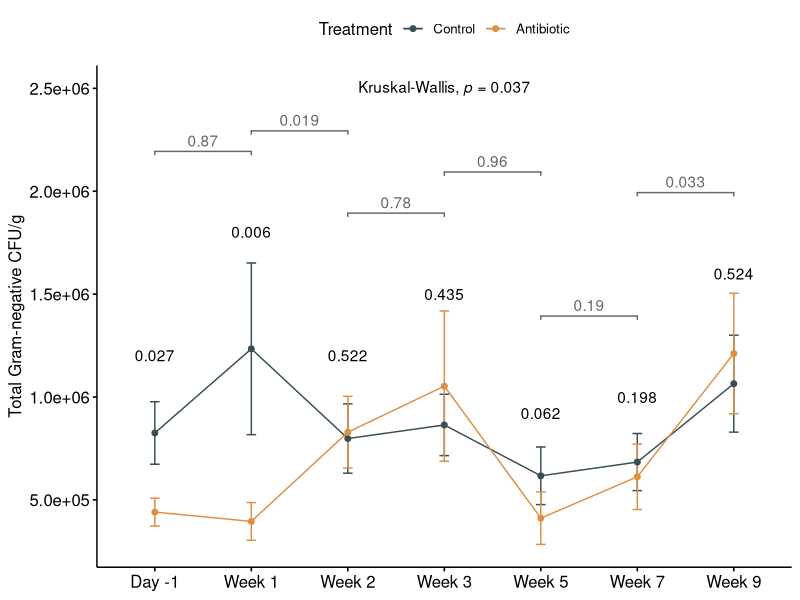
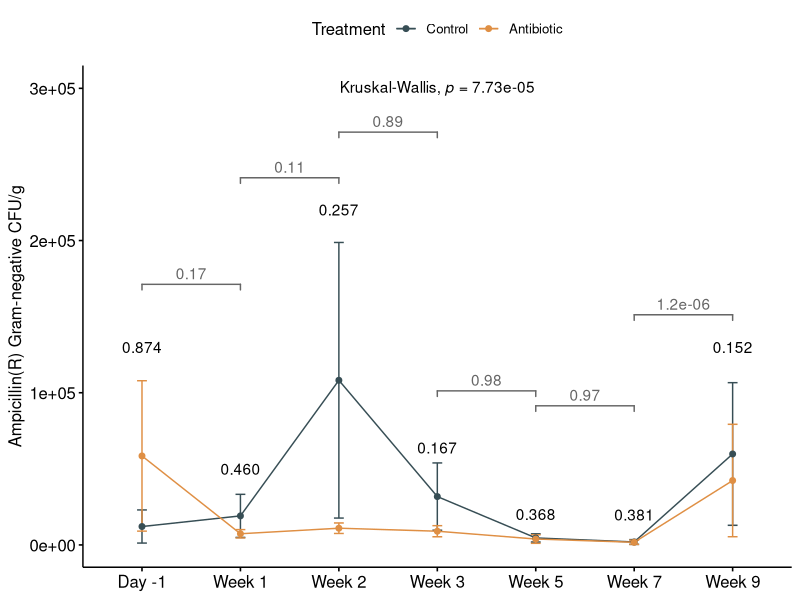
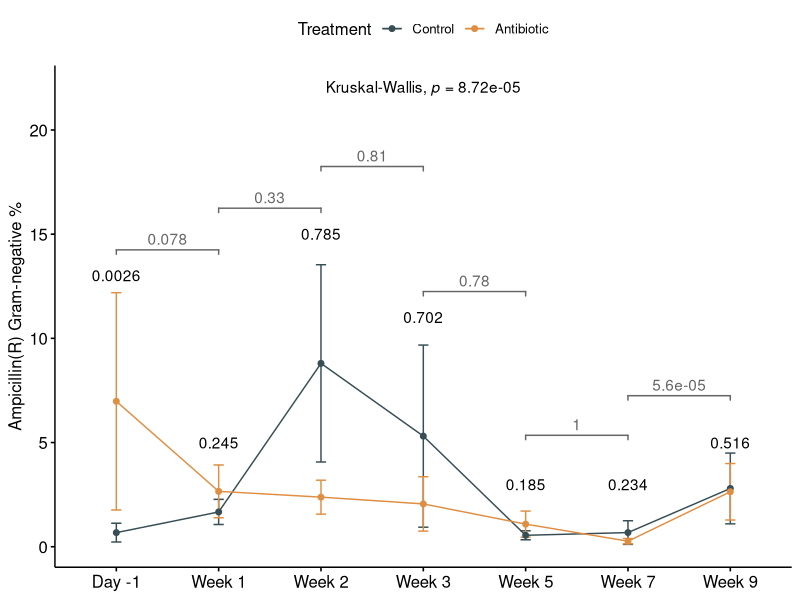
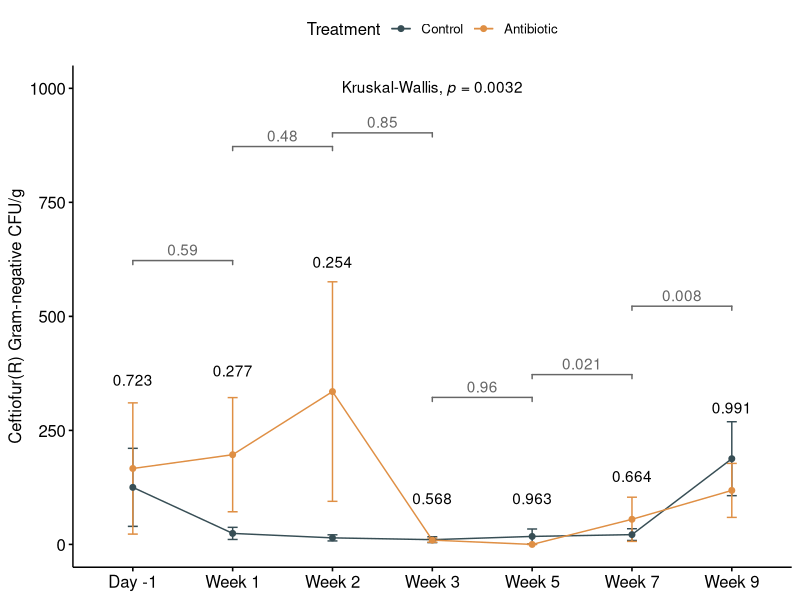
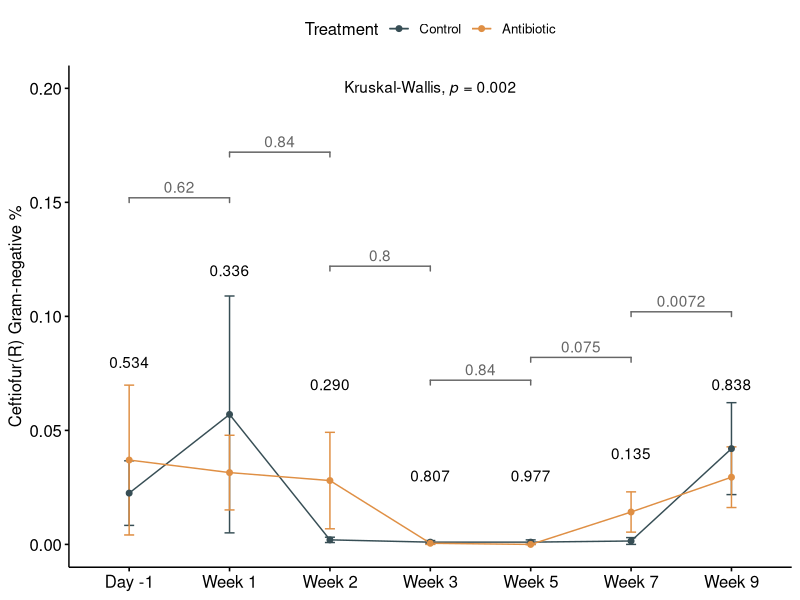
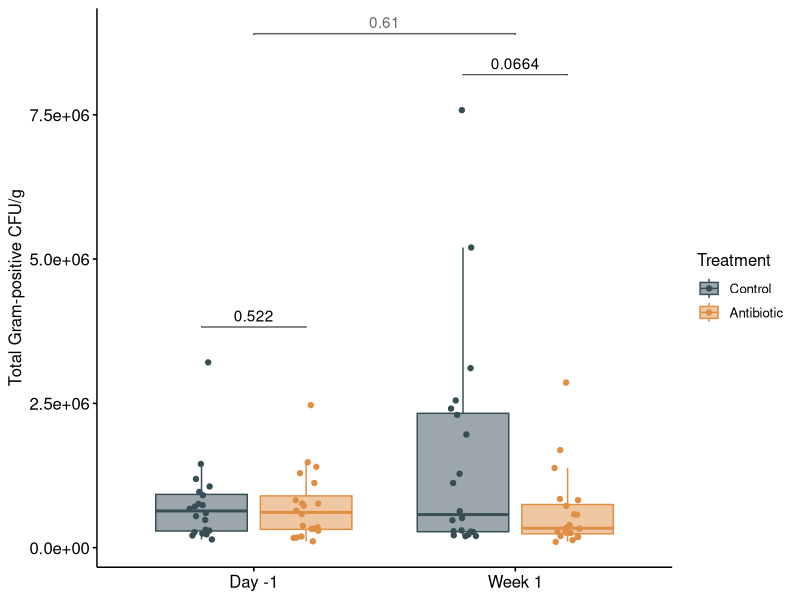
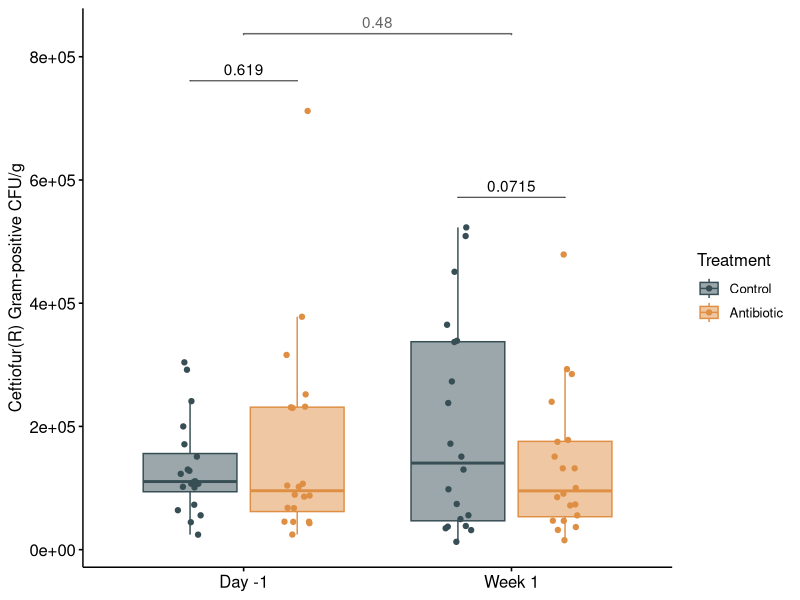
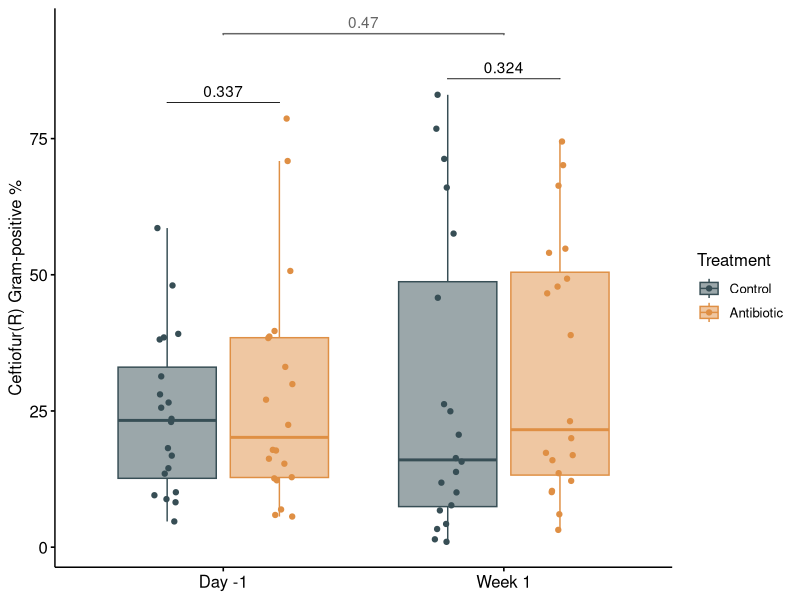

Source code (R) for these figures, in order:
## ---- chunk 1
library(readxl)
library(ggpubr)
library(forcats)
library(ggsci)
## ---- chunk 2
setwd("~/OneDrive - Michigan State University/Manning_lab/Mastitis_project/GitHub/data/")
counts_CFU <- read.csv("metadata_full.csv")
counts_CFU$Treatment <- factor(counts_CFU$Treatment, levels = c("Control", "Antibiotic"))
## ---- chunk 3
library(dplyr)
library(rstatix)
`%notin%` <- Negate(`%in%`)

stat.test <- counts_CFU %>% 
  dplyr::filter(`GN_CFU.g` %notin% NA, study_ID %notin% "MA027", Time_tx %notin% "Week 11") %>%
  filter(Time_tx %in% c("Week 1", "Day -1")) %>% 
  dplyr::group_by(Treatment) %>%
  rstatix::wilcox_test(`GN_CFU.g` ~ Time_tx, alternative = "greater", paired = T) %>%
 rstatix::adjust_pvalue(method = "none") %>%
  rstatix::add_significance("p.adj")
stat.test
## ---- chunk 4
library(dplyr)
library(rstatix)
`%notin%` <- Negate(`%in%`)

stat.test <- counts_CFU %>% 
  dplyr::filter(`GN_CFU.g` %notin% NA, study_ID %notin% "MA027", Time_tx %notin% c("Week 11","Week 7","Week 9")) %>% #Filtering MA027 because it was drawn from the study in week 1. Not including weeks 7 and 9 because one animal was drawn from the study in week 7 (see chunk below) and the analysis could not be paired for those weeks. Not including Week 11 because we only took samples of 4 out of 20 animals in that week.
  dplyr::group_by(Time_tx) %>%
  rstatix::wilcox_test(`GN_CFU.g` ~ Treatment, alternative = "greater", paired = T) %>%
 rstatix::adjust_pvalue(method = "none") %>%
  rstatix::add_significance("p.adj")
stat.test
## ---- chunk 5
library(dplyr)
library(rstatix)
`%notin%` <- Negate(`%in%`)

stat.test <- counts_CFU %>% 
  dplyr::filter(`GN_CFU.g` %notin% NA, study_ID %notin% c("MA027","MA028"), Time_tx %in% c("Week 7","Week 9")) %>% #Filtering MA028 because it was paired with MA029 which was drawn from the study on week 7
  dplyr::group_by(Time_tx) %>%
  rstatix::wilcox_test(`GN_CFU.g` ~ Treatment, alternative = "greater", paired = T) %>%
 rstatix::adjust_pvalue(method = "none") %>%
  rstatix::add_significance("p.adj")
stat.test
## ---- chunk 6
stat.test <- counts_CFU %>% 
  dplyr::filter(`GN_CFU.g` %notin% NA) %>%
  dplyr::filter(Time_tx %notin% "Week 11") %>%
  kruskal_test(`GN_CFU.g` ~ Time_tx) 
stat.test
## ---- chunk 7
library(ggpubr)
total_line <- counts_CFU %>% 
  dplyr::filter(`GN_CFU.g` %notin% NA, study_ID %notin% "MA027", Time_tx %notin% "Week 11") %>%
  ggline(x = "Time_tx", y = "GN_CFU.g", color = "Treatment", add = c("mean_se"),  
         ylab = "Total Gram-negative CFU/g", xlab = "Time to treatment", palette = "jama") + 
  scale_y_continuous(labels = function(x) format(x, scientific = TRUE)) +  
  annotate("text", x = 1, y = 1.2e+06, label = expression("0.027"), colour = "black") +  
  annotate("text", x = 2, y = 1.8e+06, label = expression("0.006"), colour = "black") +  
  annotate("text", x = 3, y = 1.2e+06, label = expression("0.522"), colour = "black") +  
  annotate("text", x = 4, y = 1.5e+06, label = expression("0.435"), colour = "black") +  
  annotate("text", x = 5, y = 0.92e+06, label = expression("0.062"), colour = "black") +  
  annotate("text", x = 6, y = 1e+06, label = expression("0.198"), colour = "black") +  
  annotate("text", x = 7, y = 1.6e+06, label = expression("0.524"), colour = "black") +  
  annotate("text", x = 4, y = 2.5e+06, label = expression(paste("Kruskal-Wallis, ", paste(italic('p'))," = 0.037"))) +
  geom_signif(aes(y = `GN_CFU.g`, x = Time_tx),comparisons = list(c("Day -1","Week 1"),
                                                                 c("Week 1","Week 2"),
                                                                 c("Week 2","Week 3"),
                                                                 c("Week 3","Week 5"),
                                                                 c("Week 5","Week 7"), 
                                                                 c("Week 7","Week 9")), 
              test = "wilcox.test", y_position = c(1.8e+06,1.9e+06,1.5e+06,1.7e+06,1e+06,1.6e+06), color = "gray40", tip_length = 0.002, test.args=list(alternative = "less", var.equal = FALSE, paired=FALSE)) + 
  theme(axis.title.x = element_blank())

total_line
## ---- chunk 8
counts_CFU %>% 
  dplyr::filter(`GN_CFU.g` %notin% NA, study_ID %notin% "MA027", Time_tx %notin% "Week 11") %>%
  group_by(Treatment, Time_tx) %>% 
  summarise(totaGN = mean(`GN_CFU.g`))
## ---- chunk 9
`%notin%` <- Negate(`%in%`)

stat.test <- counts_CFU %>% 
  dplyr::filter(`GN_Amp_per` %notin% NA) %>%
  rstatix::kruskal_test(`GN_Amp_per` ~ Time_tx) %>%
 rstatix::adjust_pvalue(method = "none") %>%
  rstatix::add_significance("p.adj")
stat.test
## ---- chunk 10
stat.test <- counts_CFU %>% 
  dplyr::filter(`GN_Amp_CFU.g` %notin% NA) %>%
  dplyr::filter(`GN_Amp_CFU.g` %notin% NA, study_ID %notin% "MA027", Time_tx %notin% c("Week 11","Week 7","Week 9")) %>% #Filtering MA027 because it was drawn from the study in week 1. Not including weeks 7 and 9 because one animal was drawn from the study in week 7 (see chunk below) and the analysis could not be paired for those weeks. Not including Week 11 because we only took samples of 4 out of 20 animals in that week.
  dplyr::group_by(Time_tx) %>%
  rstatix::wilcox_test(`GN_Amp_CFU.g` ~ Treatment, alternative = "greater", paired = T) %>%
 rstatix::adjust_pvalue(method = "none") %>%
  rstatix::add_significance("p.adj")
stat.test
## ---- chunk 11
stat.test <- counts_CFU %>% 
  dplyr::filter(`GN_Amp_CFU.g` %notin% NA) %>%
  dplyr::filter(`GN_Amp_CFU.g` %notin% NA, study_ID %notin% c("MA027","MA028"), Time_tx %in% c("Week 7","Week 9")) %>% #Filtering MA028 because it was paired with MA029 which was drawn from the study on week 7
  dplyr::group_by(Time_tx) %>%
  rstatix::wilcox_test(`GN_Amp_CFU.g` ~ Treatment, alternative = "greater", paired = T) %>%
 rstatix::adjust_pvalue(method = "none") %>%
  rstatix::add_significance("p.adj")
stat.test
## ---- chunk 12
amp_line <- counts_CFU %>% 
  dplyr::filter(`GN_Amp_CFU.g` %notin% NA) %>%
  dplyr::filter(study_ID %notin% "MA027") %>% 
  dplyr::filter(Time_tx %notin% "Week 11") %>%
  ggline(x = "Time_tx", y = "GN_Amp_CFU.g", color = "Treatment", add = c("mean_se"),  ylab = "Ampicillin(R) Gram-negative CFU/g", xlab = "Time to treatment", palette = "jama") +  
  annotate("text", x = 1, y = 1.3e+05, label = expression("0.874"), colour = "black") +  
  annotate("text", x = 2, y = 5e+04, label = expression("0.460"), colour = "black") +  
  annotate("text", x = 3, y = 2.2e+05, label = expression("0.257"), colour = "black") +  
  annotate("text", x = 4, y = 6.4e+04, label = expression("0.167"), colour = "black") +  
  annotate("text", x = 5, y = 2e+04, label = expression("0.368"), colour = "black") +  
  annotate("text", x = 6, y = 2e+04, label = expression("0.381"), colour = "black") +  
  annotate("text", x = 7, y = 1.3e+05, label = expression("0.152"), colour = "black") +  
  annotate("text", x = 4, y = 3e+05, label = expression(paste("Kruskal-Wallis, ", paste(italic('p'))," = 7.73e-05"))) +  scale_y_continuous(labels = function(x) format(x, scientific = TRUE)) +
  geom_signif(aes(y = `GN_Amp_CFU.g`, x = Time_tx),comparisons = list(c("Day -1","Week 1"),
                                                                 c("Week 1","Week 2"),
                                                                 c("Week 2","Week 3"),
                                                                 c("Week 3","Week 5"),
                                                                 c("Week 5","Week 7"), 
                                                                 c("Week 7","Week 9")), 
              test = "wilcox.test", test.args=list(alternative = "less", var.equal = FALSE, paired=FALSE), color = "gray40", tip_length = 0.002, y_position = c(80000,1.5e+05,1.8e+05,10000,2e+02,60000)) + 
  theme(axis.title.x = element_blank())


amp_line 
## ---- chunk 13
library(dplyr)
library(rstatix)
`%notin%` <- Negate(`%in%`)

stat.test <- counts_CFU %>% 
  dplyr::filter(`GN_Amp_per` %notin% NA) %>%
  dplyr::filter(study_ID %notin% "MA027") %>%
  rstatix::kruskal_test(`GN_Amp_per` ~ Time_tx) %>%
 rstatix::adjust_pvalue(method = "none") %>%
  rstatix::add_significance("p.adj")
stat.test
## ---- chunk 14
stat.test <- counts_CFU %>% 
  dplyr::filter(`GN_Amp_per` %notin% NA, study_ID %notin% "MA027", Time_tx %notin% c("Week 11","Week 7","Week 9")) %>% #Filtering MA027 because it was drawn from the study in week 1. Not including weeks 7 and 9 because one animal was drawn from the study in week 7 (see chunk below) and the analysis could not be paired for those weeks. Not including Week 11 because we only took samples of 4 out of 20 animals in that week.
  dplyr::group_by(Time_tx) %>%
  rstatix::wilcox_test(`GN_Amp_per` ~ Treatment, alternative = "less", paired = T) %>%
 rstatix::adjust_pvalue(method = "none") %>%
  rstatix::add_significance("p.adj")
stat.test
## ---- chunk 15
stat.test <- counts_CFU %>% 
  dplyr::filter(`GN_Amp_per` %notin% NA) %>%
  dplyr::filter(`GN_Amp_per` %notin% NA, study_ID %notin% c("MA027","MA028"), Time_tx %in% c("Week 7","Week 9")) %>% #Filtering MA028 because it was paired with MA029 which was drawn from the study on week 7
  dplyr::group_by(Time_tx) %>%
  rstatix::wilcox_test(`GN_Amp_per` ~ Treatment, alternative = "less", paired = T) %>%
 rstatix::adjust_pvalue(method = "none") %>%
  rstatix::add_significance("p.adj")
stat.test
## ---- chunk 16
amp_line_per <- counts_CFU %>% 
  dplyr::filter(`GN_Amp_per` %notin% NA) %>%
  dplyr::filter(study_ID %notin% "MA027") %>% 
  dplyr::filter(Time_tx %notin% "Week 11") %>%
  ggline(x = "Time_tx", y = "GN_Amp_per", color = "Treatment", add = c("mean_se"),  ylab = "Ampicillin(R) Gram-negative %", xlab = "Time to treatment", palette = "jama") +  
  annotate("text", x = 1, y = 13, label = expression("0.0026"), colour = "black") +  
  annotate("text", x = 2, y = 5, label = expression("0.245"), colour = "black") +  
  annotate("text", x = 3, y = 15, label = expression("0.785"), colour = "black") +  
  annotate("text", x = 4, y = 11, label = expression("0.702"), colour = "black") +  
  annotate("text", x = 5, y = 3, label = expression("0.185"), colour = "black") +  
  annotate("text", x = 6, y = 3, label = expression("0.234"), colour = "black") +  
  annotate("text", x = 7, y = 5, label = expression("0.516"), colour = "black") +  
  annotate("text", x = 4, y = 22, label = expression(paste("Kruskal-Wallis, ", paste(italic('p'))," = 8.72e-05"))) +
  geom_signif(aes(y = `GN_Amp_per`, x = Time_tx),comparisons = list(c("Day -1","Week 1"),
                                                                 c("Week 1","Week 2"),
                                                                 c("Week 2","Week 3"),
                                                                 c("Week 3","Week 5"),
                                                                 c("Week 5","Week 7"), 
                                                                 c("Week 7","Week 9")), 
              test = "wilcox.test", test.args=list(alternative  = "less", var.equal = FALSE, paired=FALSE), color = "gray40", tip_length = 0.002, y_position = c(9,11,13,7,.1,2)) + 
  theme(axis.title.x = element_blank())


amp_line_per
## ---- chunk 17
`%notin%` <- Negate(`%in%`)

stat.test <- counts_CFU %>% 
  dplyr::filter(`GN_Cef_per` %notin% NA) %>%
  rstatix::kruskal_test(`GN_Cef_per` ~ Time_tx) %>%
 rstatix::adjust_pvalue(method = "none") %>%
  rstatix::add_significance("p.adj")
stat.test
## ---- chunk 18
counts_CFU %>% 
  dplyr::filter(`GN_Cef_CFU.g` %notin% NA, study_ID %notin% "MA027") %>%
  group_by(Time_tx, Treatment) %>% 
  summarise(`Ceftiofur_CFU/g` = mean(`GN_Cef_CFU.g`))
## ---- chunk 19
stat.test <- counts_CFU %>% 
  dplyr::filter(`GN_Cef_CFU.g` %notin% NA, study_ID %notin% "MA027", Time_tx %notin% c("Week 11","Week 7","Week 9")) %>% #Filtering MA027 because it was drawn from the study in week 1. Not including weeks 7 and 9 because one animal was drawn from the study in week 7 (see chunk below) and the analysis could not be paired for those weeks. Not including Week 11 because we only took samples of 4 out of 20 animals in that week.
  dplyr::group_by(Time_tx) %>%
  rstatix::wilcox_test(`GN_Cef_CFU.g` ~ Treatment, alternative = "less", paired = T) %>%
 rstatix::adjust_pvalue(method = "none") %>%
  rstatix::add_significance("p.adj")
stat.test
## ---- chunk 20
stat.test <- counts_CFU %>% 
  dplyr::filter(`GN_Cef_CFU.g` %notin% NA) %>%
  dplyr::filter(`GN_Cef_CFU.g` %notin% NA, study_ID %notin% c("MA027","MA028"), Time_tx %in% c("Week 7","Week 9")) %>% #Filtering MA028 because it was paired with MA029 which was drawn from the study on week 7
  dplyr::group_by(Time_tx) %>%
  rstatix::wilcox_test(`GN_Cef_CFU.g` ~ Treatment, alternative = "less", paired = T) %>%
 rstatix::adjust_pvalue(method = "none") %>%
  rstatix::add_significance("p.adj")
stat.test
## ---- chunk 21
cef_line <- counts_CFU %>% 
  dplyr::filter(`GN_Cef_CFU.g` %notin% NA) %>%
  dplyr::filter(study_ID %notin% "MA027") %>% 
  dplyr::filter(Time_tx %notin% "Week 11") %>%
  ggline(x = "Time_tx", y = "GN_Cef_CFU.g", color = "Treatment", add = c("mean_se"),  ylab = "Ceftiofur(R) Gram-negative CFU/g", xlab = "Time to treatment", palette = "jama") +  
  annotate("text", x = 1, y = 360, label = expression("0.723"), colour = "black") +  
  annotate("text", x = 2, y = 380, label = expression("0.277"), colour = "black") +  
  annotate("text", x = 3, y = 620, label = expression("0.254"), colour = "black") +  
  annotate("text", x = 4, y = 100, label = expression("0.568"), colour = "black") +  
  annotate("text", x = 5, y = 100, label = expression("0.963"), colour = "black") +  
  annotate("text", x = 6, y = 150, label = expression("0.664"), colour = "black") +  
  annotate("text", x = 7, y = 300, label = expression("0.991"), colour = "black") +  
  annotate("text", x = 4, y = 1000, label = expression(paste("Kruskal-Wallis, ", paste(italic('p'))," = 0.0032"))) +
  geom_signif(aes(y = `GN_Cef_CFU.g`, x = Time_tx),comparisons = list(c("Day -1","Week 1"),
                                                                 c("Week 1","Week 2"),
                                                                 c("Week 2","Week 3"),
                                                                 c("Week 3","Week 5"),
                                                                 c("Week 5","Week 7"), 
                                                                 c("Week 7","Week 9")), 
              test = "wilcox.test", test.args=list(alternative = "less", var.equal = FALSE, paired=FALSE), color = "gray40", tip_length = 0.002, y_position = c(400,650,680,100,150,300)) + 
  theme(axis.title.x = element_blank())


cef_line 
## ---- chunk 22
library(dplyr)
library(rstatix)
`%notin%` <- Negate(`%in%`)

stat.test <- counts_CFU %>% 
  dplyr::filter(`GN_Cef_per` %notin% NA) %>%
  rstatix::kruskal_test(`GN_Cef_per` ~ Time_tx) %>%
 rstatix::adjust_pvalue(method = "none") %>%
  rstatix::add_significance("p.adj")
stat.test
## ---- chunk 23
stat.test <- counts_CFU %>% 
  dplyr::filter(`GN_Cef_per` %notin% NA, study_ID %notin% "MA027", Time_tx %notin% c("Week 11","Week 7","Week 9")) %>% #Filtering MA027 because it was drawn from the study in week 1. Not including weeks 7 and 9 because one animal was drawn from the study in week 7 (see chunk below) and the analysis could not be paired for those weeks. Not including Week 11 because we only took samples of 4 out of 20 animals in that week.
  dplyr::group_by(Time_tx) %>%
  rstatix::wilcox_test(`GN_Cef_per` ~ Treatment, alternative = "less", paired = T) %>%
 rstatix::adjust_pvalue(method = "none") %>%
  rstatix::add_significance("p.adj")
stat.test
## ---- chunk 24
stat.test <- counts_CFU %>% 
  dplyr::filter(`GN_Cef_per` %notin% NA) %>%
  dplyr::filter(`GN_Cef_per` %notin% NA, study_ID %notin% c("MA027","MA028"), Time_tx %in% c("Week 7","Week 9")) %>% #Filtering MA028 because it was paired with MA029 which was drawn from the study on week 7
  dplyr::group_by(Time_tx) %>%
  rstatix::wilcox_test(`GN_Cef_per` ~ Treatment, alternative = "less", paired = T) %>%
 rstatix::adjust_pvalue(method = "none") %>%
  rstatix::add_significance("p.adj")
stat.test
## ---- chunk 25
cef_line_per <- counts_CFU %>% 
  dplyr::filter(`GN_Cef_per` %notin% NA) %>%
  dplyr::filter(study_ID %notin% "MA027") %>% 
  dplyr::filter(Time_tx %notin% "Week 11") %>%
  ggline(x = "Time_tx", y = "GN_Cef_per", color = "Treatment", add = c("mean_se"),  ylab = "Ceftiofur(R) Gram-negative %", xlab = "Time to treatment", palette = "jama") +  
  annotate("text", x = 1, y = .08, label = expression("0.534"), colour = "black") +  
  annotate("text", x = 2, y = .12, label = expression("0.336"), colour = "black") +  
  annotate("text", x = 3, y = .07, label = expression("0.290"), colour = "black") +  
  annotate("text", x = 4, y = .03, label = expression("0.807"), colour = "black") +  
  annotate("text", x = 5, y = .03, label = expression("0.977"), colour = "black") +  
  annotate("text", x = 6, y = .04, label = expression("0.135"), colour = "black") +  
  annotate("text", x = 7, y = .07, label = expression("0.838"), colour = "black") +  
  annotate("text", x = 4, y = .20, label = expression(paste("Kruskal-Wallis, ", paste(italic('p'))," = 0.002"))) +
  geom_signif(aes(y = `GN_Cef_per`, x = Time_tx),comparisons = list(c("Day -1","Week 1"),
                                                                 c("Week 1","Week 2"),
                                                                 c("Week 2","Week 3"),
                                                                 c("Week 3","Week 5"),
                                                                 c("Week 5","Week 7"), 
                                                                 c("Week 7","Week 9")), 
              test = "wilcox.test", test.args=list(alternative = "less", var.equal = FALSE, paired=FALSE), color = "gray40", tip_length = 0.002, y_position = c(.10,.12,.07,.02,.03,.05)) + 
  theme(axis.title.x = element_blank())


cef_line_per
## ---- chunk 26
counts_CFU %>% 
  dplyr::filter(`GP_CFU.g` %notin% NA, study_ID %notin% "MA027", Time_tx %notin% "Week 11") %>%
  group_by(Treatment, Time_tx) %>% 
  summarise(totaGN = mean(`GP_CFU.g`))
## ---- chunk 27
library(dplyr)
library(rstatix)
`%notin%` <- Negate(`%in%`)

stat.test <- counts_CFU %>% 
  dplyr::filter(`GP_CFU.g` %notin% NA) %>%
  dplyr::filter(study_ID %notin% "MA027") %>%
  dplyr::group_by(Treatment) %>%
  rstatix::wilcox_test(`GP_CFU.g` ~ Time_tx, alternative = "g", paired = T) %>%
    rstatix::adjust_pvalue(method = "none") %>%
  rstatix::add_significance("p")
stat.test
## ---- chunk 28
library(dplyr)
library(rstatix)
`%notin%` <- Negate(`%in%`)

stat.test <- counts_CFU %>% 
  dplyr::filter(`GP_CFU.g` %notin% NA) %>%
  dplyr::filter(study_ID %notin% "MA027") %>%
  dplyr::filter(Time_tx %in% c("Day -1", "Week 1")) %>%
  dplyr::group_by(Time_tx) %>%
  rstatix::wilcox_test(`GP_CFU.g` ~ Treatment, alternative = "greater", paired = T) %>%
    rstatix::adjust_pvalue(method = "none") %>%
  rstatix::add_significance("p") %>%
  add_xy_position(x = "Time_tx", dodge = 0.8)
stat.test
## ---- chunk 29
library(ggpubr)
library(ggsci)
GPtotal_boxplot = counts_CFU %>% 
  dplyr::filter(`GP_CFU.g` %notin% NA) %>%
  dplyr::filter(study_ID %notin% "MA027") %>%
  ggboxplot(x = "Time_tx", y = "GP_CFU.g", color = "Treatment", palette = "jama", 
            fill = "Treatment", add = c("jitter"), notch = F, outlier.shape = NA) +
  labs(x = "Time to treatment", y = "Total Gram-positive CFU/g") + 
  scale_fill_jama(alpha = 0.5) + 
  theme(legend.position="right") + 
  scale_y_continuous(labels = function(x) format(x, scientific = TRUE)) + 
  stat_pvalue_manual(stat.test,  label = "p", tip.length = 0) +  
  geom_signif(aes(y = `GP_CFU.g`, x = Time_tx),
              comparisons = list(c("Day -1","Week 1")), 
              test = "wilcox.test", test.args=list(alternative = "less", var.equal = FALSE, paired=FALSE), color = "gray40", tip_length = 0.002, y_position = c(8.5e+06)) + 
  theme(axis.title.x = element_blank())

GPtotal_boxplot
## ---- chunk 30
counts_CFU %>% 
  dplyr::filter(`GP_Cef_CFU.g` %notin% NA, study_ID %notin% "MA027", Time_tx %notin% "Week 11") %>%
  group_by(Treatment, Time_tx) %>% 
  summarise(totaGN = mean(`GP_Cef_CFU.g`))
## ---- chunk 31
library(dplyr)
library(rstatix)
`%notin%` <- Negate(`%in%`)

stat.test <- counts_CFU %>% 
  dplyr::filter(`GP_Cef_CFU.g` %notin% NA) %>%
  dplyr::filter(study_ID %notin% "MA027") %>%
  dplyr::group_by(Treatment) %>%
  rstatix::wilcox_test(`GP_Cef_CFU.g` ~ Time_tx, alternative = "g", paired = T) %>%
    rstatix::adjust_pvalue(method = "none") %>%
  rstatix::add_significance("p")
stat.test
## ---- chunk 32
library(dplyr)
library(rstatix)
`%notin%` <- Negate(`%in%`)

stat.test <- counts_CFU %>% 
  dplyr::filter(`GP_Cef_CFU.g` %notin% NA) %>%
  dplyr::filter(study_ID %notin% "MA027") %>%
  dplyr::filter(Time_tx %in% c("Day -1", "Week 1")) %>%
  dplyr::group_by(Time_tx) %>%
  rstatix::wilcox_test(`GP_Cef_CFU.g` ~ Treatment, alternative = "greater", paired = T) %>%
    rstatix::adjust_pvalue(method = "none") %>%
  rstatix::add_significance("p") %>%
  add_xy_position(x = "Time_tx", dodge = 0.8)
stat.test
## ---- chunk 33
library(ggpubr)
library(ggsci)
GPcef_boxplot = counts_CFU %>% 
  dplyr::filter(`GP_Cef_CFU.g` %notin% NA) %>%
  dplyr::filter(study_ID %notin% "MA027") %>%
  ggboxplot(x = "Time_tx", y = "GP_Cef_CFU.g", color = "Treatment", palette = "jama", 
            fill = "Treatment", add = c("jitter"), notch = F, outlier.shape = NA) +
  labs(x = "Time to treatment", y = "Ceftiofur(R) Gram-positive CFU/g") + 
  scale_fill_jama(alpha = 0.5) + theme(legend.position="right") + 
  scale_y_continuous(labels = function(x) format(x, scientific = TRUE)) + 
  theme(axis.title.x = element_blank()) + 
  stat_pvalue_manual(stat.test,  label = "p", tip.length = 0) +  
  geom_signif(aes(y = `GP_Cef_CFU.g`, x = Time_tx),
              comparisons = list(c("Day -1","Week 1")), 
              test = "wilcox.test", test.args=list(alternative = "less", var.equal = FALSE, paired=FALSE), color = "gray40", tip_length = 0.002, y_position = c(8e+05))

GPcef_boxplot
## ---- chunk 34
counts_CFU %>% 
  dplyr::filter(`GP_Cef_per` %notin% NA, study_ID %notin% "MA027", Time_tx %notin% "Week 11") %>%
  group_by(Treatment, Time_tx) %>% 
  summarise(totaGN = mean(`GP_Cef_per`))
## ---- chunk 35
library(dplyr)
library(rstatix)
`%notin%` <- Negate(`%in%`)

stat.test <- counts_CFU %>% 
  dplyr::filter(`GP_Cef_per` %notin% NA) %>%
  dplyr::filter(study_ID %notin% "MA027") %>%
  dplyr::group_by(Treatment) %>%
  rstatix::wilcox_test(`GP_Cef_per` ~ Time_tx, alternative = "g", paired = T) %>%
    rstatix::adjust_pvalue(method = "none") %>%
  rstatix::add_significance("p")
stat.test
## ---- chunk 36
library(dplyr)
library(rstatix)
`%notin%` <- Negate(`%in%`)

stat.test <- counts_CFU %>% 
  dplyr::filter(`GP_Cef_per` %notin% NA) %>%
  dplyr::filter(study_ID %notin% "MA027") %>%
  dplyr::filter(Time_tx %in% c("Day -1", "Week 1")) %>%
  dplyr::group_by(Time_tx) %>%
  rstatix::wilcox_test(`GP_Cef_per` ~ Treatment, alternative = "less", paired = T) %>%
    rstatix::adjust_pvalue(method = "none") %>%
  rstatix::add_significance("p") %>%
  add_xy_position(x = "Time_tx", dodge = 0.8)
stat.test
## ---- chunk 37
library(ggpubr)
library(ggsci)
GPcef_boxplot_per = counts_CFU %>% 
  dplyr::filter(`GP_Cef_per` %notin% NA) %>%
  dplyr::filter(study_ID %notin% "MA027") %>%
  ggboxplot(x = "Time_tx", y = "GP_Cef_per", color = "Treatment", palette = "jama", 
            fill = "Treatment", add = c("jitter"), notch = F, outlier.shape = NA) +
  labs(x = "Time to treatment", y = "Ceftiofur(R) Gram-positive %") + 
  scale_fill_jama(alpha = 0.5) + 
  theme(legend.position="right") + 
  theme(axis.title.x = element_blank()) + 
  stat_pvalue_manual(stat.test,  label = "p", tip.length = 0) +  
  geom_signif(aes(y = `GP_Cef_per`, x = Time_tx),
              comparisons = list(c("Day -1","Week 1")), 
              test = "wilcox.test", test.args=list(alternative = "less", var.equal = FALSE, paired=FALSE), 
              color = "gray40", tip_length = 0.002, y_position = c(90))

GPcef_boxplot_per
## ---- chunk 38
counts_CFU %>% 
  dplyr::filter(`GP_Amp_CFU.g` %notin% NA, study_ID %notin% "MA027", Time_tx %notin% "Week 11") %>%
  group_by(Treatment, Time_tx) %>% 
  summarise(totaGN = mean(`GP_Amp_CFU.g`))
## ---- chunk 39
library(dplyr)
library(rstatix)
`%notin%` <- Negate(`%in%`)

stat.test <- counts_CFU %>% 
  dplyr::filter(`GP_Amp_CFU.g` %notin% NA) %>%
  dplyr::filter(study_ID %notin% "MA027") %>%
  dplyr::group_by(Treatment) %>%
  rstatix::wilcox_test(`GP_Amp_CFU.g` ~ Time_tx, alternative = "g", paired = T) %>%
    rstatix::adjust_pvalue(method = "none") %>%
  rstatix::add_significance("p")
stat.test
## ---- chunk 40
library(dplyr)
library(rstatix)
`%notin%` <- Negate(`%in%`)

stat.test <- counts_CFU %>% 
  dplyr::filter(`GP_Amp_CFU.g` %notin% NA) %>%
  dplyr::filter(study_ID %notin% "MA027") %>%
  dplyr::filter(Time_tx %in% c("Day -1", "Week 1")) %>%
  dplyr::group_by(Time_tx) %>%
  rstatix::wilcox_test(`GP_Amp_CFU.g` ~ Treatment, alternative = "less", paired = T) %>%
    rstatix::adjust_pvalue(method = "none") %>%
  rstatix::add_significance("p") %>%
  add_xy_position(x = "Time_tx", dodge = 0.8)
stat.test
## ---- chunk 41
library(ggpubr)
library(ggsci)
GPamp_boxplot = counts_CFU %>% 
  dplyr::filter(`GP_Amp_CFU.g` %notin% NA) %>%
  dplyr::filter(study_ID %notin% "MA027") %>%
  ggboxplot(x = "Time_tx", y = "GP_Amp_CFU.g", color = "Treatment", palette = "jama", 
            fill = "Treatment", add = c("jitter"), notch = F, outlier.shape = NA) +
  labs(x = "Time to treatment", y = "Ampicillin(R) Gram-positive CFU/g") + 
  scale_fill_jama(alpha = 0.5) + theme(legend.position="right") + 
  scale_y_continuous(labels = function(x) format(x, scientific = TRUE)) + 
  theme(axis.title.x = element_blank()) + 
  stat_pvalue_manual(stat.test,  label = "p", tip.length = 0) +  
  geom_signif(aes(y = `GP_Amp_CFU.g`, x = Time_tx),
              comparisons = list(c("Day -1","Week 1")), 
              test = "wilcox.test", test.args=list(alternative = "less", var.equal = FALSE, paired=FALSE), 
              color = "gray40", tip_length = 0.002, y_position = c(1.8e+05))

GPamp_boxplot
## ---- chunk 42
counts_CFU %>% 
  dplyr::filter(`GP_Amp_per` %notin% NA, study_ID %notin% "MA027", Time_tx %notin% "Week 11") %>%
  group_by(Treatment, Time_tx) %>% 
  summarise(totaGN = mean(`GP_Amp_per`))
## ---- chunk 43
library(dplyr)
library(rstatix)
`%notin%` <- Negate(`%in%`)

stat.test <- counts_CFU %>% 
  dplyr::filter(`GP_Amp_per` %notin% NA) %>%
  dplyr::filter(study_ID %notin% "MA027") %>%
  dplyr::group_by(Treatment) %>%
  rstatix::wilcox_test(`GP_Amp_per` ~ Time_tx, alternative = "g", paired = T) %>%
    rstatix::adjust_pvalue(method = "none") %>%
  rstatix::add_significance("p")
stat.test
## ---- chunk 44
library(dplyr)
library(rstatix)
`%notin%` <- Negate(`%in%`)

stat.test <- counts_CFU %>% 
  dplyr::filter(`GP_Amp_per` %notin% NA) %>%
  dplyr::filter(study_ID %notin% "MA027") %>%
  dplyr::filter(Time_tx %in% c("Day -1", "Week 1")) %>%
  dplyr::group_by(Time_tx) %>%
  rstatix::wilcox_test(`GP_Amp_per` ~ Treatment, alternative = "less", paired = T) %>%
    rstatix::adjust_pvalue(method = "none") %>%
  rstatix::add_significance("p") %>%
  add_xy_position(x = "Time_tx", dodge = 0.8)
stat.test
## ---- chunk 45
library(ggpubr)
library(ggsci)
GPamp_boxplot_per = counts_CFU %>% 
  dplyr::filter(`GP_Amp_per` %notin% NA) %>%
  dplyr::filter(study_ID %notin% "MA027") %>%
  ggboxplot(x = "Time_tx", y = "GP_Amp_per", color = "Treatment", palette = "jama", 
            fill = "Treatment", add = c("jitter"), notch = F, outlier.shape = NA) +
  labs(x = "Time to treatment", y = "Ampicillin(R) Gram-positive %") + 
  scale_fill_jama(alpha = 0.5) + theme(legend.position="right") + 
  theme(axis.title.x = element_blank()) + 
  stat_pvalue_manual(stat.test,  label = "p", tip.length = 0) +  
  geom_signif(aes(y = `GP_Amp_per`, x = Time_tx),
              comparisons = list(c("Day -1","Week 1")), 
              test = "wilcox.test", test.args=list(alternative = "less", var.equal = FALSE, paired=FALSE), 
              color = "gray40", tip_length = 0.002, y_position = c(40))

GPamp_boxplot_per
## ---- chunk 46
culture_plots <- ggarrange(total_line, GPtotal_boxplot, cef_line, GPcef_boxplot, amp_line, GPamp_boxplot, nrow = 3,ncol = 2, common.legend = T, labels = c("A","B","C","D","E","F"), widths = c(1,.5,1,.5,1,.5))
culture_plots
## ---- chunk 47
setwd("/Users/karlavasco/OneDrive\ -\ Michigan\ State\ University/Manning_lab/Mastitis_project/figures/culture")
ggsave("culture_plots_KW.png", plot = culture_plots, width = 9, height = 12)
## ---- chunk 48
culture_plots_per <- ggarrange(cef_line_per, GPcef_boxplot_per, amp_line_per, GPamp_boxplot_per, nrow = 2,ncol = 2, common.legend = T, labels = c("A","B","C","D"), widths = c(1,.5,1,.5))
culture_plots_per
## ---- chunk 49
setwd("/Users/karlavasco/OneDrive\ -\ Michigan\ State\ University/Manning_lab/Mastitis_project/figures/culture")
ggsave("culture_plots_res_per.png", plot = culture_plots_per, width = 9, height = 9)
## ---- chunk 50
wilcox.test(counts_CFU$GP_Cef_per, counts_CFU$GP_Amp_per)
## ---- chunk 51
wilcox.test(counts_CFU$GN_Cef_per, counts_CFU$GN_Amp_per)
## ---- chunk 52
antibiotic <- counts_CFU %>% filter(Treatment %in% "Antibiotic",  Time_tx %in% c("Day -1", "Week 1"))
control <- counts_CFU %>% filter(Treatment %in% "Control", Time_tx %in% c("Day -1", "Week 1"))

prevalence_GPcef_antibiotic <- ifelse(antibiotic$GP_Cef_per>0,1,0)
prevalence_GPcef_control <- ifelse(control$GP_Cef_per>0,1,0)

wilcox.test(prevalence_GPcef_antibiotic, prevalence_GPcef_control)
## ---- chunk 53
prevalence_GPamp_antibiotic <- ifelse(antibiotic$GP_Amp_per>0,1,0)
#prevalence_GPamp_antibiotic[is.na(prevalence_GPamp_antibiotic)] = 0

prevalence_GPamp_control <- ifelse(control$GP_Amp_per>0,1,0)
#prevalence_GPamp_control[is.na(prevalence_GPamp_control)] = 0

wilcox.test(prevalence_GPamp_antibiotic, prevalence_GPamp_control)
## ---- chunk 54
antibiotic_GN <- counts_CFU %>% filter(Treatment %in% "Antibiotic",  Time_tx %notin% c("Week 11"))
control_GN <- counts_CFU %>% filter(Treatment %in% "Control", Time_tx %notin% c("Week 11"))

prevalence_GNcef_antibiotic <- ifelse(antibiotic_GN$GN_Cef_per>0,1,0)
prevalence_GNcef_antibiotic[is.na(prevalence_GNcef_antibiotic)] = 0

prevalence_GNcef_control <- ifelse(control_GN$GN_Cef_per>0,1,0)
prevalence_GNcef_control[is.na(prevalence_GNcef_control)] = 0

wilcox.test(prevalence_GNcef_antibiotic, prevalence_GNcef_control)
## ---- chunk 55
prevalence_GNamp_antibiotic <- ifelse(antibiotic_GN$GN_Amp_per>0,1,0)
prevalence_GNamp_antibiotic[is.na(prevalence_GNamp_antibiotic)] = 0

prevalence_GNamp_control <- ifelse(control_GN$GN_Amp_per>0,1,0)
prevalence_GNamp_control[is.na(prevalence_GNamp_control)] = 0

wilcox.test(prevalence_GNamp_antibiotic, prevalence_GNamp_control)
## ---- chunk 56
GN_counts <- counts_CFU %>% dplyr::filter(study_ID %notin% "MA027", Time_tx %notin% "Week 11")
kruskal.test(GN_counts$GN_Amp_CFU.g ~ GN_counts$Time_tx)
## ---- chunk 57
kruskal.test(GN_counts$GN_Cef_CFU.g ~ GN_counts$Time_tx)
## ---- chunk 58
kruskal.test(GN_counts$GN_Cef_per ~ GN_counts$Time_tx)
## ---- chunk 59
kruskal.test(GN_counts$GN_Amp_per ~ GN_counts$Time_tx)
## ---- chunk 60
#Import tables
setwd("~/OneDrive - Michigan State University/Manning_lab/Mastitis_project/GitHub/data/")
cef_strains <- read.csv("ceftiofur_resistant_isolates.csv")
cef_strains$Treatment <- factor(cef_strains$Treatment, levels = c("Control", "Antibiotic"))
## ---- chunk 61
cef_strains %>% 
  group_by(Treatment) %>%
  summarise(total_isolates=sum(Isolates))
## ---- chunk 62
cef_strains$Time_tx <- factor(cef_strains$Time_tx, levels = c("Day -1", "Week 1", "Week 2", "Week 3", "Week 5", "Week 7", "Week 9", "Week 11"))

cef_strains_number <-cef_strains %>% 
  group_by(Time_tx, Treatment) %>%
  summarise(total_isolates=sum(Isolates)) %>% 
  ggbarplot(x = "Time_tx", y = "total_isolates", color = "Treatment", fill="Treatment",  
            lab.pos = "in", label = T, lab.col = "black", 
            ylab = "Number of isolates", 
            xlab = "Time to treatment", 
            palette = "jama") 
cef_strains_number
